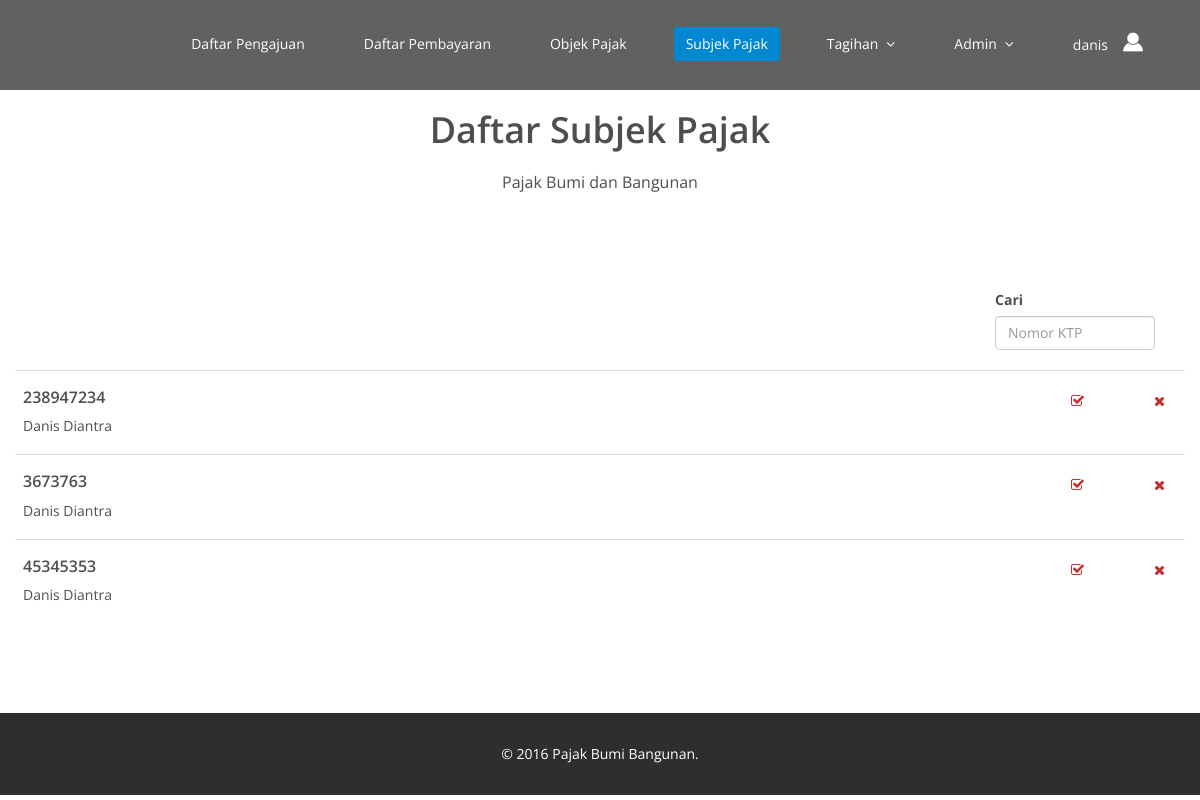
The page /admin/daftar-subjek-pajak.php (signed in) on the database its author committed.
### tables this page shows
CREATE TABLE `datasubjek` (
  `ktp_subjek` varchar(50) NOT NULL,
  `pekerjaan` varchar(100) DEFAULT NULL,
  `nama_subjek` varchar(100) DEFAULT NULL,
  `npwp` varchar(50) DEFAULT NULL,
  `alamat_jalan_subjek` varchar(255) DEFAULT NULL,
  `alamat_nomor_subjek` varchar(50) DEFAULT NULL,
  `kelurahan_subjek` varchar(100) DEFAULT NULL,
  `rw_subjek` varchar(10) DEFAULT NULL,
  `rt_subjek` varchar(10) DEFAULT NULL,
  `kota` varchar(100) DEFAULT NULL,
  `kode_pos` varchar(20) DEFAULT NULL
);

### admin/daftar-subjek-pajak.php (the view, shortened to what this page needs)
<?php
	if(($_SESSION['sudahloginadmin']==true)&&($_SESSION['nama_admin']!="")){
?>
<!DOCTYPE html>
<html lang="en">
<head>
    <link href="../css/bootstrap.min.css" rel="stylesheet">
    <link href="../css/font-awesome.min.css" rel="stylesheet">
    <link href="../css/animate.min.css" rel="stylesheet">
    <link href="../css/prettyPhoto.css" rel="stylesheet">
    <link href="../css/main.css" rel="stylesheet">
    <link href="../css/responsive.css" rel="stylesheet">
</head>
<body class="homepage">
   <header id="header">
        <nav class="navbar navbar-inverse" role="banner">
            <div class="container">
                <div class="collapse navbar-collapse navbar-right">
                    <ul class="nav navbar-nav">
                        <li><a href="index.php">Daftar Pengajuan</a></li>
                        <li><a href="daftar-pembayaran.php">Daftar Pembayaran</a></li>
                        <li><a href="daftar-objek-pajak.php">Objek Pajak</a></li>
                        <li class="active"><a href="#">Subjek Pajak</a></li>
                        <li class="dropdown">
                            <a href="#" class="dropdown-toggle" data-toggle="dropdown">Tagihan<i class="fa fa-angle-down" style="padding-left:8px;"></i></a>
                        </li>
                        <li class="dropdown">
                            <a href="#" class="dropdown-toggle" data-toggle="dropdown">Admin<i class="fa fa-angle-down" style="padding-left:8px;"></i></a>
                        </li>
                        <li class=" dropdown">
                            <a href="#" class="dropdown-toggle" data-toggle="dropdown"><?php echo $_SESSION['nama_admin'];?><i class="fa"><img src="../images/user.png" alt="" style="width:20px;height:20px;margin-left:15px; margin-bottom:4px;"></i></a>
                        </li>
                    </ul>
                </div>
            </div>
        </nav>
    </header>
    <section id="contact-page">
        <div class="container" style="min-height:420px;">
            <div class="center">
                <h2>Daftar Subjek Pajak</h2>
                <p class="lead">Pajak Bumi dan Bangunan</p>
            </div>
            <div class="row contact-wrap">
            	<div class="col-sm-12">
                	<div class="col-sm-5">
                    </div>
                    <div class="col-sm-5">
                    </div>
                    <div class="col-sm-2">
                        <label>Cari</label>
                    	<input type="search" id="search" name="search" placeholder="Nomor KTP" class="form-control left" maxlength="20" onKeyUp="search()">
                    </div>
                </div>
            </div>
            <div id="hasil" class="row contact-wrap">
            	<table class="table">
                	<tbody>
                    <?php
						$link = koneksi_db();
						$sql = "select * from datasubjek";
						$res = $link->query($sql);
						if(mysqli_num_rows($res)==0){
					?>
                    	<tr class="table-row">
                            <td>
                            	<p class="center">Data Tidak Ditemukan</p>
                            </td>
                        </tr>
                    <?php
						} else {
							while($row = mysqli_fetch_array($res)){
					?>
                        <tr class="table-row">
                            <td class="table-text">
                                <h4><?php echo $row['ktp_subjek'];?></h4>
                                <p><?php echo $row['nama_subjek'];?></p>
                            </td>
                            <td>
                            </td>
                            <td>
                            </td>
                            <td style="width:10px;padding:20px;padding-right:50px;">
                                <a href="ubah-subjek-pajak.php?ktp_subjek=<?php echo $row['ktp_subjek'];?>"><i class="fa fa-check-square-o icon_9"></i></a>
                            </td>
                            <td style="width:10px;padding:20px;">
                            	<a href="../libs/hapus-subjek-pajak.php?ktp_subjek=<?php echo $row['ktp_subjek'];?>"><i class="fa fa-times icon_9"></i></a>
                            </td>
                        </tr>
                        <?php }
						} ?>
                	</tbody>
           		</table>
            </div>
        </div>
    </section>
    <footer id="footer" class="midnight-blue">
        <div class="container">
            <div class="row">
                <div align="center">
                    &copy; 2016 <a target="_blank">Pajak Bumi Bangunan</a>.
                </div>
            </div>
        </div>
    </footer>
</body>
</html>
<?php
	}
	else{
		header("Location: login.php");
	}
?>

### css/main.css (style rules this page uses)
body { background: #fff; font-family: 'Open Sans', sans-serif; color:#4e4e4e; line-height: 22px; }
h1, h2, h3, h4, h5, h6 { font-weight: 600; font-family: 'Open Sans', sans-serif; color:#4e4e4e; }
h2 { font-size: 20px; }
h4 { font-size: 16px; }
a { color: #c52d2f; -webkit-transition: color 300ms, background-color 300ms; -moz-transition: color 300ms, background-color 300ms; -o-transition: color 300ms, background-color 300ms; transition: color 300ms, background-color 300ms; }
.center h2 { font-size: 36px; margin-top: 0; margin-bottom: 20px; }
body > section { padding: 70px 0; }
.center { text-align: center; padding-bottom: 55px; }
.lead { font-size: 16px; line-height: 24px; font-weight: 400; }
.navbar { border-radius: 0; margin-bottom: 0; background: #616161; padding: 15px 0; padding-bottom: 0; }
.navbar-nav { margin-top: 12px; }
.navbar-nav>li { margin-left: 35px; padding-bottom: 28px; }
.navbar-inverse .navbar-nav > li > a { padding: 5px 12px; margin: 0; border-radius: 3px; color: #fff; line-height: 24px; display: inline-block; }
.navbar-inverse { border: none; }
.navbar-inverse .navbar-nav > .active > a, .navbar-inverse .navbar-nav > .active > a:hover, .navbar-inverse .navbar-nav > .active > a:focus, .navbar-inverse .navbar-nav > .open > a, .navbar-inverse .navbar-nav > .open > a:hover, .navbar-inverse .navbar-nav > .open > a:focus { background-color: #0288D1; color: #fff; }
.navbar-inverse .navbar-collapse, .navbar-inverse .navbar-form { border-top: 0; padding-bottom: 0; }
#contact-page { padding-top: 0; }
#contact-page .contact-wrap { margin-top: 20px; }
#footer { padding-top: 30px; padding-bottom: 30px; color: #fff; background: #2e2e2e; }
#footer a { color: #fff; }

### rows shown on the page
datasubjek: ktp_subjek "238947234", nama_subjek "Danis Diantra"
datasubjek: ktp_subjek "3673763", nama_subjek "Danis Diantra"
datasubjek: ktp_subjek "45345353", nama_subjek "Danis Diantra"

### other values the page prints
$_SESSION['nama_admin'] "danis"
